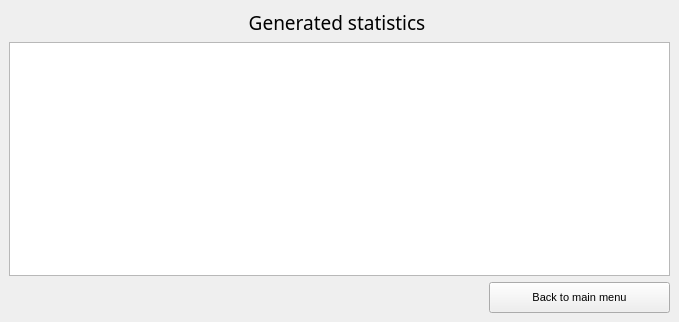
<?xml version="1.0" encoding="UTF-8"?>
<ui version="4.0">
 <class>Statistics</class>
 <widget class="QMainWindow" name="Statistics">
  <property name="geometry">
   <rect>
    <x>0</x>
    <y>0</y>
    <width>679</width>
    <height>322</height>
   </rect>
  </property>
  <property name="windowTitle">
   <string>Statistics</string>
  </property>
  <widget class="QWidget" name="centralwidget">
   <layout class="QVBoxLayout" name="verticalLayout">
    <item>
     <widget class="QLabel" name="label">
      <property name="minimumSize">
       <size>
        <width>661</width>
        <height>0</height>
       </size>
      </property>
      <property name="font">
       <font>
        <family>News706 BT</family>
        <pointsize>14</pointsize>
       </font>
      </property>
      <property name="text">
       <string>Generated statistics </string>
      </property>
      <property name="alignment">
       <set>Qt::AlignCenter</set>
      </property>
     </widget>
    </item>
    <item>
     <widget class="QTextBrowser" name="textBrowser">
      <property name="minimumSize">
       <size>
        <width>661</width>
        <height>228</height>
       </size>
      </property>
     </widget>
    </item>
    <item>
     <layout class="QHBoxLayout" name="horizontalLayout">
      <item>
       <spacer name="horizontalSpacer">
        <property name="orientation">
         <enum>Qt::Horizontal</enum>
        </property>
        <property name="sizeHint" stdset="0">
         <size>
          <width>478</width>
          <height>20</height>
         </size>
        </property>
       </spacer>
      </item>
      <item>
       <widget class="QPushButton" name="pushButton">
        <property name="minimumSize">
         <size>
          <width>181</width>
          <height>31</height>
         </size>
        </property>
        <property name="font">
         <font>
          <pointsize>8</pointsize>
         </font>
        </property>
        <property name="text">
         <string notr="true">Back to main menu</string>
        </property>
       </widget>
      </item>
     </layout>
    </item>
   </layout>
  </widget>
 </widget>
 <resources/>
 <connections/>
</ui>
